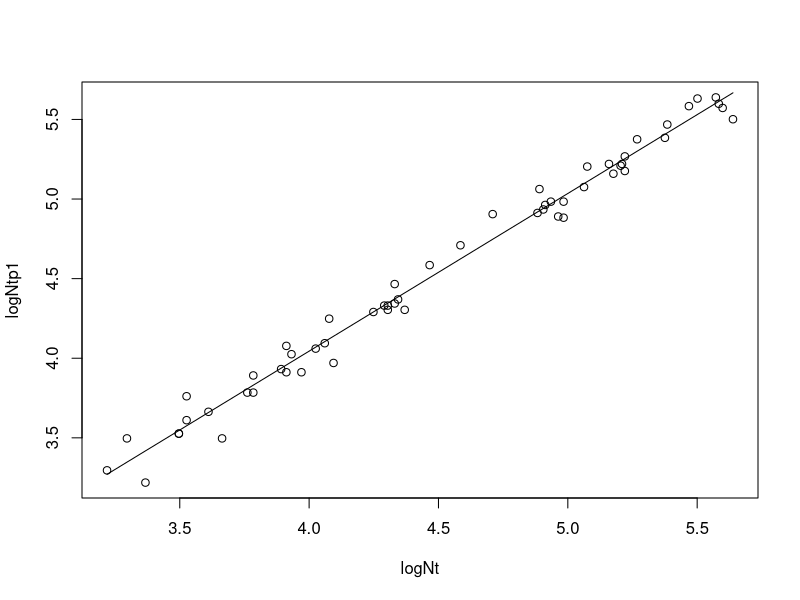

Here is the R script that generated this plot:
cranes = read.csv("cranes-2013.csv")

N = cranes$Count
logN = log(N)

logNtp1 = logN[-1]
logNt = logN[-length(logN)]

plot(logNt,logNtp1)

regression = lm(logNtp1~logNt)

lines(logNt,regression$fitted.values)

summary(regression)
